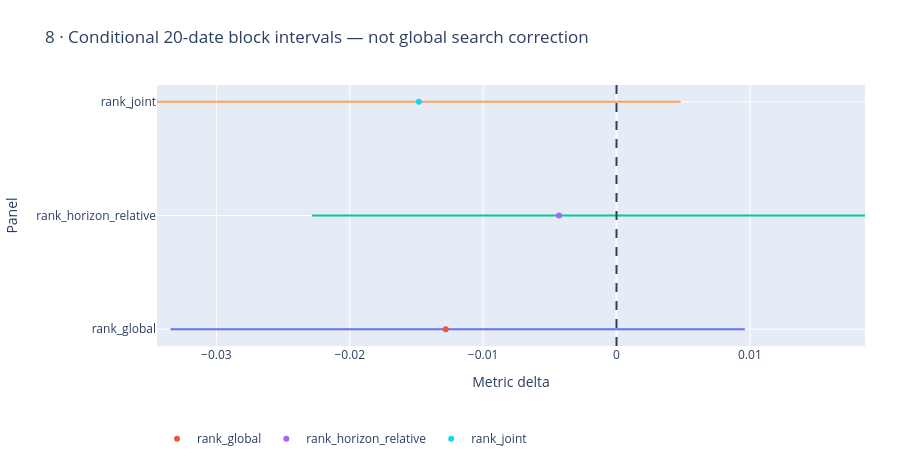

Write notebook code for a chart like this one.
### Markdown cell above
## Uncertainty

Conditional block intervals condition on these models. They do not account for the complete adaptive search history or prove a leaderboard improvement.

### Code cell
figures[7].show()

### Figure 1 — Plotly figure (JSON) as saved in the notebook; plotly's stock layout.template omitted (floating-point values rounded to 4 significant figures)
{"data": [{"mode": "lines", "showlegend": false, "type": "scatter", "x": [-0.03344, 0.009621], "y": ["rank_global", "rank_global"]}, {"mode": "markers", "name": "rank_global", "type": "scatter", "x": [-0.0128], "y": ["rank_global"]}, {"mode": "lines", "showlegend": false, "type": "scatter", "x": [-0.02283, 0.01863], "y": ["rank_horizon_relative", "rank_horizon_relative"]}, {"mode": "markers", "name": "rank_horizon_relative", "type": "scatter", "x": [-0.004308], "y": ["rank_horizon_relative"]}, {"mode": "lines", "showlegend": false, "type": "scatter", "x": [-0.03445, 0.004812], "y": ["rank_joint", "rank_joint"]}, {"mode": "markers", "name": "rank_joint", "type": "scatter", "x": [-0.01481], "y": ["rank_joint"]}], "layout": {"height": 465, "legend": {"orientation": "h", "y": -0.3}, "margin": {"b": 100, "l": 70, "r": 35, "t": 85}, "shapes": [{"line": {"dash": "dash"}, "type": "line", "x0": 0, "x1": 0, "xref": "x", "y0": 0, "y1": 1, "yref": "y domain"}], "title": {"text": "8 · Conditional 20-date block intervals — not global search correction"}, "xaxis": {"title": {"text": "Metric delta"}}, "yaxis": {"title": {"text": "Panel"}}}}
